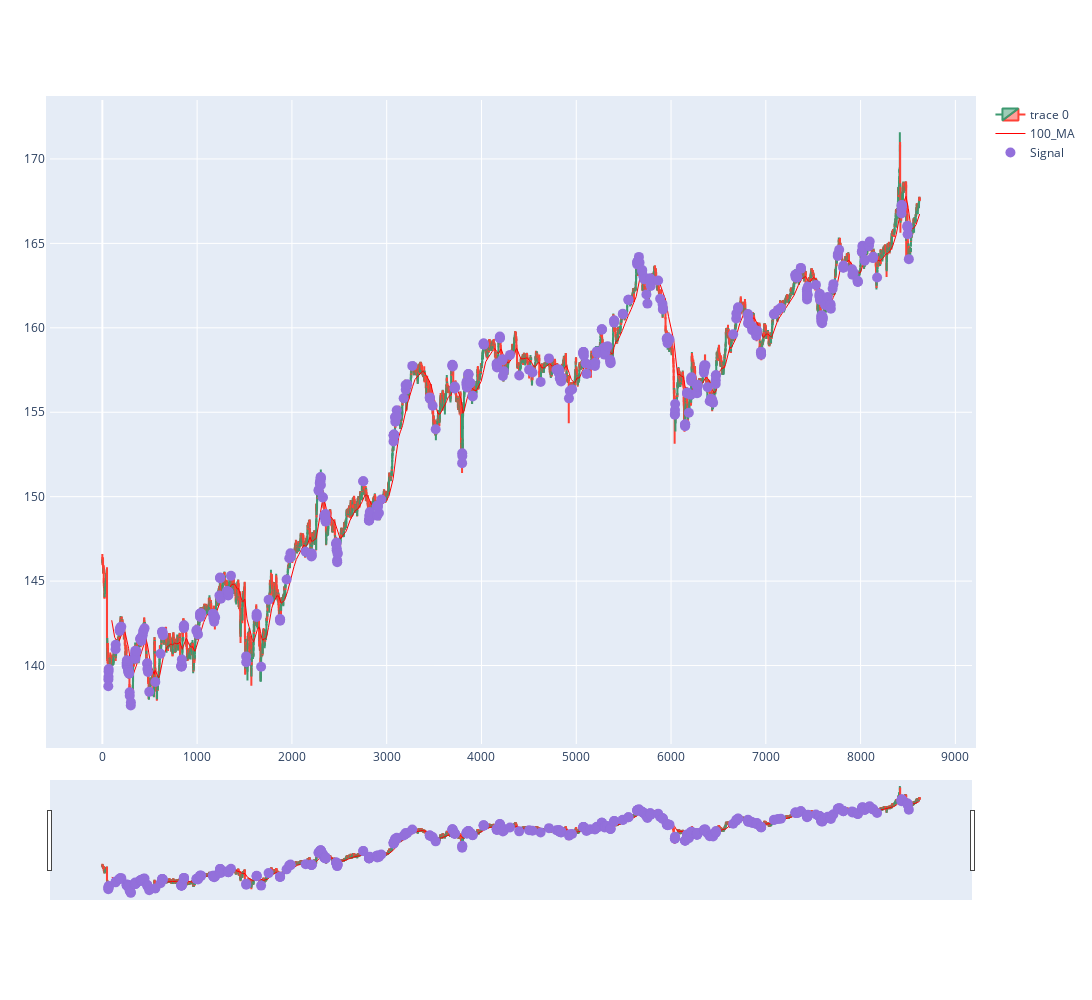

Notebook code cell kept with this figure:
### Code cell
import plotly.graph_objects as go
from plotly.subplots import make_subplots
from datetime import datetime
st=0
dfpl = df[st:st+ len(df)]
dfpl.reset_index(inplace=True)
fig = go.Figure(data=[go.Candlestick(x=dfpl.index,
                open=dfpl['Open'],
                high=dfpl['High'],
                low=dfpl['Low'],
                close=dfpl['Close']),
                # go.Scatter(x=dfpl.index, y=dfpl.VWAP, 
                #            line=dict(color='blue', width=1), 
                #            name="VWAP"), 
                # go.Scatter(x=dfpl.index, y=dfpl['BBL.0'], 
                #            line=dict(color='green', width=1), 
                #            name="BBL"),
                # go.Scatter(x=dfpl.index, y=dfpl['BBU.0'], 
                #            line=dict(color='green', width=1), 
                #            name="BBU")
                go.Scatter(x=dfpl.index, y=dfpl['100_MA'],
                            line=dict(color='red', width=1), 
                            name="100_MA"),
      ])

fig.add_scatter(x=dfpl.index, y=dfpl['pointposbreak'], mode="markers",
                marker=dict(size=10, color="MediumPurple"),
                name="Signal")

# set figure size
fig.update_layout(
    autosize=False,
    width=1600,
    height=1000,
    margin=dict(l=50,r=50,b=100,t=100,pad=4)
)

fig.show()

### Figure 1 — Plotly figure (JSON) as saved in the notebook; plotly's stock layout.template omitted (floating-point values rounded to 4 significant figures; data arrays with more than 128 entries replaced by an {"elided": "..."} marker saying what was removed)
{"data": [{"close": {"elided": "8624 float values"}, "high": {"elided": "8624 float values"}, "low": {"elided": "8624 float values"}, "open": {"elided": "8624 float values"}, "type": "candlestick", "x": {"elided": "8624 int values"}}, {"line": {"color": "red", "width": 1}, "name": "100_MA", "type": "scatter", "x": {"elided": "8624 int values"}, "y": {"elided": "8624 float values"}}, {"marker": {"color": "MediumPurple", "size": 10}, "mode": "markers", "name": "Signal", "type": "scatter", "x": {"elided": "8624 int values"}, "y": {"elided": "8624 float values"}}], "layout": {"autosize": false, "height": 1000, "margin": {"b": 100, "l": 50, "pad": 4, "r": 50, "t": 100}, "width": 1600}}
